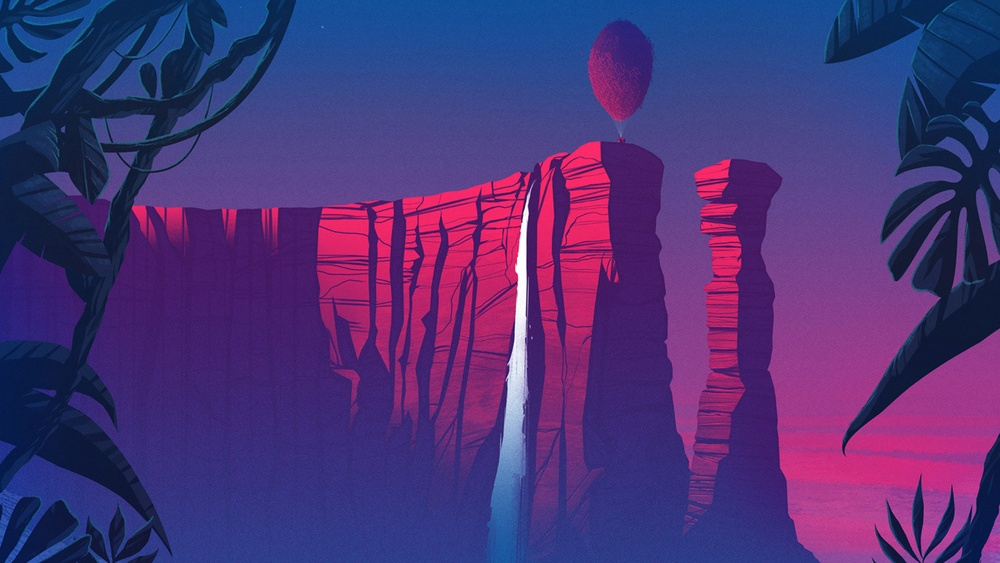
#> input picture Groups/Group_ID_31/GrayScaleIntensity/purple.jpg, 1000 x 563 px, shrunk from 1920 x 1081 before the run
$ jupyter execute GrayScaleIntensity.ipynb
#> lines starting #> are read from the running program, lines starting #| are printed output that depends on the picture
#> further down, image is the input picture: shape (563, 1000, 3); mean R, G, B 76, 51.1, 118.6
### Groups/Group_ID_31/GrayScaleIntensity/GrayScaleIntensity.py
import numpy as np

class GrayScaleIntensity:
    def g_feature(self,image):
        if(len(image.shape)<3):
            features = np.reshape(image, (image.size))
            return features
        else:
            if(len(image.shape)==3):
                x,y,z = image.shape
#> x = 563; y = 1000; z = 3
                feature_matrix = np.zeros((x,y))
                for i in range(0,image.shape[0]):
                    for j in range(0,image.shape[1]):
                        R = int(image[i,j,0])
                        G = int(image[i,j,1])
                        B = int(image[i,j,2])
                        Y = (0.299 * R) + (0.587 * G) + (0.114 * B);
                        U = (B - Y) * 0.565
                        V = (R - Y) * 0.713
                        UV = U + V
                        R1=R*0.299
                        R2=R*0.587
                        R3=R*0.114
                        G1=G*0.299
                        G2=G*0.587
                        G3=G*0.114
                        B1=B*0.299
                        B2=B*0.587
                        B3=B*0.114
                        R4=(R1+R2+R3)/3
                        G4=(G1+G2+G3)/3
                        B4=(B1+B2+B3)/3
                        I1=(R4+G4+B4+UV)/4
                        feature_matrix[i][j] = I1
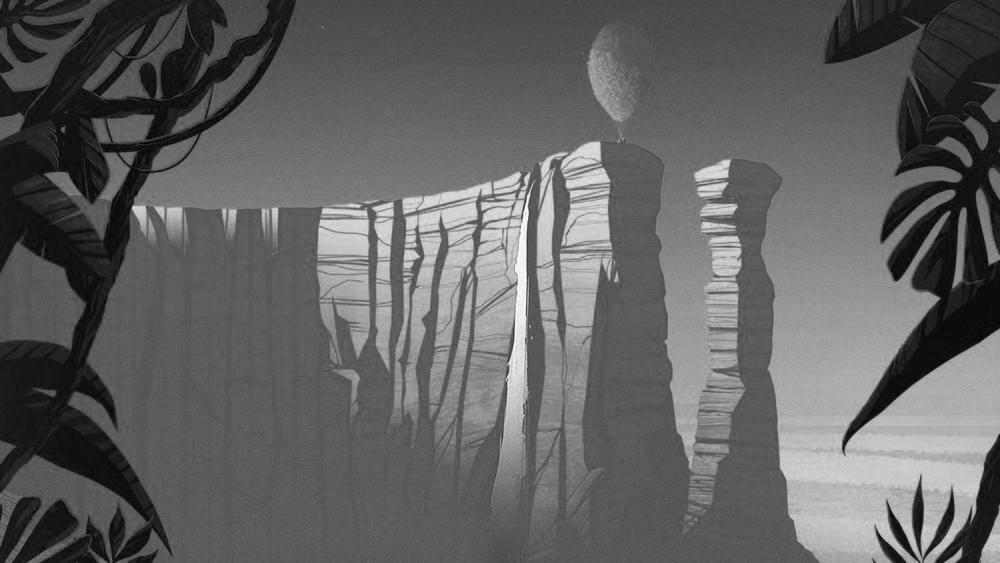
#> feature_matrix: shape (563, 1000) float64; min 6.71, max 66.21, mean 29.6; drawn with min black and max white
                features = np.reshape(feature_matrix, feature_matrix.size)
                return features

### Groups/Group_ID_31/GrayScaleIntensity/GrayScaleIntensity.ipynb
# Grayscale Intensity(Feature Extraction from Image)

#### Package Name:-GrayScaleIntensity

[cell 1]
import pandas as pd
import numpy as np
from skimage.io import imread, imshow
from GrayScaleIntensity import GrayScaleIntensity

 ### Parameters:

 image: it is a 3D Matrix having dimension M X N X 3.

### Method:

g_feature(image):

method which returns the extracted feature from grayscale image.if image is not a grayscale image it convert image into gray scale image and do feature extraction and return feature vector.

### Example:

[cell 2]
#reading color image using imread()
image = imread("purple.jpg")

#make Object by calling GrayScaleIntensity
gsi=GrayScaleIntensity()

#passing image to g_feature to get grayscale feature vector
f = gsi.g_feature(image)
print("feature vector of Grayscale image")

#Outputted feature vector of grayscale image
print(f)
#> (printed output is left out)
